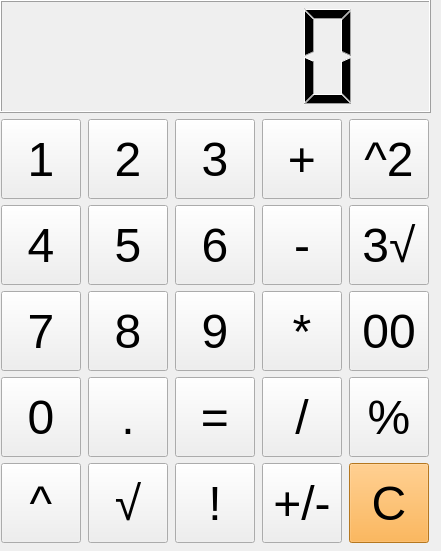
<?xml version="1.0" encoding="UTF-8"?>
<ui version="4.0">
 <class>Calculator</class>
 <widget class="QWidget" name="Calculator">
  <property name="geometry">
   <rect>
    <x>0</x>
    <y>0</y>
    <width>441</width>
    <height>551</height>
   </rect>
  </property>
  <property name="windowTitle">
   <string>Form</string>
  </property>
  <widget class="QWidget" name="layoutWidget">
   <property name="geometry">
    <rect>
     <x>0</x>
     <y>0</y>
     <width>431</width>
     <height>543</height>
    </rect>
   </property>
   <layout class="QVBoxLayout" name="verticalLayout">
    <item>
     <widget class="QLCDNumber" name="table"/>
    </item>
    <item>
     <layout class="QGridLayout" name="gridLayout">
      <item row="3" column="1">
       <widget class="QPushButton" name="btn_dot">
        <property name="minimumSize">
         <size>
          <width>80</width>
          <height>80</height>
         </size>
        </property>
        <property name="maximumSize">
         <size>
          <width>80</width>
          <height>80</height>
         </size>
        </property>
        <property name="font">
         <font>
          <family>Helvetica</family>
          <pointsize>36</pointsize>
         </font>
        </property>
        <property name="text">
         <string>.</string>
        </property>
       </widget>
      </item>
      <item row="2" column="2">
       <widget class="QPushButton" name="btn9">
        <property name="minimumSize">
         <size>
          <width>80</width>
          <height>80</height>
         </size>
        </property>
        <property name="maximumSize">
         <size>
          <width>80</width>
          <height>80</height>
         </size>
        </property>
        <property name="font">
         <font>
          <family>Helvetica</family>
          <pointsize>36</pointsize>
         </font>
        </property>
        <property name="text">
         <string>9</string>
        </property>
        <attribute name="buttonGroup">
         <string notr="true">buttonGroup_digits</string>
        </attribute>
       </widget>
      </item>
      <item row="2" column="4">
       <widget class="QPushButton" name="btn_00">
        <property name="minimumSize">
         <size>
          <width>80</width>
          <height>80</height>
         </size>
        </property>
        <property name="maximumSize">
         <size>
          <width>80</width>
          <height>80</height>
         </size>
        </property>
        <property name="font">
         <font>
          <family>Helvetica</family>
          <pointsize>36</pointsize>
         </font>
        </property>
        <property name="text">
         <string>00</string>
        </property>
       </widget>
      </item>
      <item row="0" column="3">
       <widget class="QPushButton" name="btn_plus">
        <property name="minimumSize">
         <size>
          <width>80</width>
          <height>80</height>
         </size>
        </property>
        <property name="maximumSize">
         <size>
          <width>80</width>
          <height>80</height>
         </size>
        </property>
        <property name="font">
         <font>
          <family>Helvetica</family>
          <pointsize>36</pointsize>
         </font>
        </property>
        <property name="text">
         <string>+</string>
        </property>
        <attribute name="buttonGroup">
         <string notr="true">buttonGroup_binary</string>
        </attribute>
       </widget>
      </item>
      <item row="0" column="1">
       <widget class="QPushButton" name="btn2">
        <property name="minimumSize">
         <size>
          <width>80</width>
          <height>80</height>
         </size>
        </property>
        <property name="maximumSize">
         <size>
          <width>80</width>
          <height>80</height>
         </size>
        </property>
        <property name="font">
         <font>
          <family>Helvetica</family>
          <pointsize>36</pointsize>
         </font>
        </property>
        <property name="text">
         <string>2</string>
        </property>
        <attribute name="buttonGroup">
         <string notr="true">buttonGroup_digits</string>
        </attribute>
       </widget>
      </item>
      <item row="2" column="1">
       <widget class="QPushButton" name="btn8">
        <property name="minimumSize">
         <size>
          <width>80</width>
          <height>80</height>
         </size>
        </property>
        <property name="maximumSize">
         <size>
          <width>80</width>
          <height>80</height>
         </size>
        </property>
        <property name="font">
         <font>
          <family>Helvetica</family>
          <pointsize>36</pointsize>
         </font>
        </property>
        <property name="text">
         <string>8</string>
        </property>
        <attribute name="buttonGroup">
         <string notr="true">buttonGroup_digits</string>
        </attribute>
       </widget>
      </item>
      <item row="3" column="2">
       <widget class="QPushButton" name="btn_eq">
        <property name="minimumSize">
         <size>
          <width>80</width>
          <height>80</height>
         </size>
        </property>
        <property name="maximumSize">
         <size>
          <width>80</width>
          <height>80</height>
         </size>
        </property>
        <property name="font">
         <font>
          <family>Helvetica</family>
          <pointsize>36</pointsize>
         </font>
        </property>
        <property name="text">
         <string>=</string>
        </property>
       </widget>
      </item>
      <item row="3" column="3">
       <widget class="QPushButton" name="btn_div">
        <property name="minimumSize">
         <size>
          <width>80</width>
          <height>80</height>
         </size>
        </property>
        <property name="maximumSize">
         <size>
          <width>80</width>
          <height>80</height>
         </size>
        </property>
        <property name="font">
         <font>
          <family>Helvetica</family>
          <pointsize>36</pointsize>
         </font>
        </property>
        <property name="text">
         <string>/</string>
        </property>
        <attribute name="buttonGroup">
         <string notr="true">buttonGroup_binary</string>
        </attribute>
       </widget>
      </item>
      <item row="3" column="0">
       <widget class="QPushButton" name="btn0">
        <property name="minimumSize">
         <size>
          <width>80</width>
          <height>80</height>
         </size>
        </property>
        <property name="maximumSize">
         <size>
          <width>80</width>
          <height>80</height>
         </size>
        </property>
        <property name="font">
         <font>
          <family>Helvetica</family>
          <pointsize>36</pointsize>
         </font>
        </property>
        <property name="text">
         <string>0</string>
        </property>
        <attribute name="buttonGroup">
         <string notr="true">buttonGroup_digits</string>
        </attribute>
       </widget>
      </item>
      <item row="0" column="0">
       <widget class="QPushButton" name="btn1">
        <property name="minimumSize">
         <size>
          <width>80</width>
          <height>80</height>
         </size>
        </property>
        <property name="maximumSize">
         <size>
          <width>80</width>
          <height>80</height>
         </size>
        </property>
        <property name="font">
         <font>
          <family>Helvetica</family>
          <pointsize>36</pointsize>
         </font>
        </property>
        <property name="text">
         <string>1</string>
        </property>
        <attribute name="buttonGroup">
         <string notr="true">buttonGroup_digits</string>
        </attribute>
       </widget>
      </item>
      <item row="2" column="0">
       <widget class="QPushButton" name="btn7">
        <property name="minimumSize">
         <size>
          <width>80</width>
          <height>80</height>
         </size>
        </property>
        <property name="maximumSize">
         <size>
          <width>80</width>
          <height>80</height>
         </size>
        </property>
        <property name="font">
         <font>
          <family>Helvetica</family>
          <pointsize>36</pointsize>
         </font>
        </property>
        <property name="text">
         <string>7</string>
        </property>
        <attribute name="buttonGroup">
         <string notr="true">buttonGroup_digits</string>
        </attribute>
       </widget>
      </item>
      <item row="0" column="2">
       <widget class="QPushButton" name="btn3">
        <property name="minimumSize">
         <size>
          <width>80</width>
          <height>80</height>
         </size>
        </property>
        <property name="maximumSize">
         <size>
          <width>80</width>
          <height>80</height>
         </size>
        </property>
        <property name="font">
         <font>
          <family>Helvetica</family>
          <pointsize>36</pointsize>
         </font>
        </property>
        <property name="text">
         <string>3</string>
        </property>
        <attribute name="buttonGroup">
         <string notr="true">buttonGroup_digits</string>
        </attribute>
       </widget>
      </item>
      <item row="1" column="0">
       <widget class="QPushButton" name="btn4">
        <property name="minimumSize">
         <size>
          <width>80</width>
          <height>80</height>
         </size>
        </property>
        <property name="maximumSize">
         <size>
          <width>80</width>
          <height>80</height>
         </size>
        </property>
        <property name="font">
         <font>
          <family>Helvetica</family>
          <pointsize>36</pointsize>
         </font>
        </property>
        <property name="text">
         <string>4</string>
        </property>
        <attribute name="buttonGroup">
         <string notr="true">buttonGroup_digits</string>
        </attribute>
       </widget>
      </item>
      <item row="1" column="1">
       <widget class="QPushButton" name="btn5">
        <property name="minimumSize">
         <size>
          <width>80</width>
          <height>80</height>
         </size>
        </property>
        <property name="maximumSize">
         <size>
          <width>80</width>
          <height>80</height>
         </size>
        </property>
        <property name="font">
         <font>
          <family>Helvetica</family>
          <pointsize>36</pointsize>
         </font>
        </property>
        <property name="text">
         <string>5</string>
        </property>
        <attribute name="buttonGroup">
         <string notr="true">buttonGroup_digits</string>
        </attribute>
       </widget>
      </item>
      <item row="2" column="3">
       <widget class="QPushButton" name="btn_mult">
        <property name="minimumSize">
         <size>
          <width>80</width>
          <height>80</height>
         </size>
        </property>
        <property name="maximumSize">
         <size>
          <width>80</width>
          <height>80</height>
         </size>
        </property>
        <property name="font">
         <font>
          <family>Helvetica</family>
          <pointsize>36</pointsize>
         </font>
        </property>
        <property name="text">
         <string>*</string>
        </property>
        <attribute name="buttonGroup">
         <string notr="true">buttonGroup_binary</string>
        </attribute>
       </widget>
      </item>
      <item row="4" column="1">
       <widget class="QPushButton" name="btn_sqrt">
        <property name="minimumSize">
         <size>
          <width>80</width>
          <height>80</height>
         </size>
        </property>
        <property name="maximumSize">
         <size>
          <width>80</width>
          <height>80</height>
         </size>
        </property>
        <property name="font">
         <font>
          <family>Helvetica</family>
          <pointsize>36</pointsize>
         </font>
        </property>
        <property name="text">
         <string>√</string>
        </property>
       </widget>
      </item>
      <item row="1" column="2">
       <widget class="QPushButton" name="btn6">
        <property name="minimumSize">
         <size>
          <width>80</width>
          <height>80</height>
         </size>
        </property>
        <property name="maximumSize">
         <size>
          <width>80</width>
          <height>80</height>
         </size>
        </property>
        <property name="font">
         <font>
          <family>Helvetica</family>
          <pointsize>36</pointsize>
         </font>
        </property>
        <property name="text">
         <string>6</string>
        </property>
        <attribute name="buttonGroup">
         <string notr="true">buttonGroup_digits</string>
        </attribute>
       </widget>
      </item>
      <item row="4" column="0">
       <widget class="QPushButton" name="btn_pow">
        <property name="minimumSize">
         <size>
          <width>80</width>
          <height>80</height>
         </size>
        </property>
        <property name="maximumSize">
         <size>
          <width>80</width>
          <height>80</height>
         </size>
        </property>
        <property name="font">
         <font>
          <family>Helvetica</family>
          <pointsize>36</pointsize>
         </font>
        </property>
        <property name="text">
         <string>^</string>
        </property>
        <attribute name="buttonGroup">
         <string notr="true">buttonGroup_binary</string>
        </attribute>
       </widget>
      </item>
      <item row="1" column="3">
       <widget class="QPushButton" name="btn_minus">
        <property name="minimumSize">
         <size>
          <width>80</width>
          <height>80</height>
         </size>
        </property>
        <property name="maximumSize">
         <size>
          <width>80</width>
          <height>80</height>
         </size>
        </property>
        <property name="font">
         <font>
          <family>Helvetica</family>
          <pointsize>36</pointsize>
         </font>
        </property>
        <property name="text">
         <string>-</string>
        </property>
        <attribute name="buttonGroup">
         <string notr="true">buttonGroup_binary</string>
        </attribute>
       </widget>
      </item>
      <item row="4" column="2">
       <widget class="QPushButton" name="btn_fact">
        <property name="minimumSize">
         <size>
          <width>80</width>
          <height>80</height>
         </size>
        </property>
        <property name="maximumSize">
         <size>
          <width>80</width>
          <height>80</height>
         </size>
        </property>
        <property name="font">
         <font>
          <family>Helvetica</family>
          <pointsize>36</pointsize>
         </font>
        </property>
        <property name="text">
         <string>!</string>
        </property>
       </widget>
      </item>
      <item row="3" column="4">
       <widget class="QPushButton" name="btn_percent">
        <property name="minimumSize">
         <size>
          <width>80</width>
          <height>80</height>
         </size>
        </property>
        <property name="maximumSize">
         <size>
          <width>80</width>
          <height>80</height>
         </size>
        </property>
        <property name="font">
         <font>
          <family>Helvetica</family>
          <pointsize>36</pointsize>
         </font>
        </property>
        <property name="text">
         <string>%</string>
        </property>
       </widget>
      </item>
      <item row="0" column="4">
       <widget class="QPushButton" name="btn_square">
        <property name="minimumSize">
         <size>
          <width>80</width>
          <height>80</height>
         </size>
        </property>
        <property name="maximumSize">
         <size>
          <width>80</width>
          <height>80</height>
         </size>
        </property>
        <property name="font">
         <font>
          <family>Helvetica</family>
          <pointsize>36</pointsize>
         </font>
        </property>
        <property name="text">
         <string>^2</string>
        </property>
       </widget>
      </item>
      <item row="1" column="4">
       <widget class="QPushButton" name="btn_sqrt3">
        <property name="minimumSize">
         <size>
          <width>80</width>
          <height>80</height>
         </size>
        </property>
        <property name="maximumSize">
         <size>
          <width>80</width>
          <height>80</height>
         </size>
        </property>
        <property name="font">
         <font>
          <family>Helvetica</family>
          <pointsize>36</pointsize>
         </font>
        </property>
        <property name="text">
         <string>3√</string>
        </property>
       </widget>
      </item>
      <item row="4" column="3">
       <widget class="QPushButton" name="btn_nega">
        <property name="minimumSize">
         <size>
          <width>80</width>
          <height>80</height>
         </size>
        </property>
        <property name="maximumSize">
         <size>
          <width>80</width>
          <height>80</height>
         </size>
        </property>
        <property name="font">
         <font>
          <family>Helvetica</family>
          <pointsize>36</pointsize>
         </font>
        </property>
        <property name="text">
         <string>+/-</string>
        </property>
       </widget>
      </item>
      <item row="4" column="4">
       <widget class="QPushButton" name="btn_clear">
        <property name="minimumSize">
         <size>
          <width>80</width>
          <height>80</height>
         </size>
        </property>
        <property name="maximumSize">
         <size>
          <width>80</width>
          <height>80</height>
         </size>
        </property>
        <property name="font">
         <font>
          <family>Helvetica</family>
          <pointsize>36</pointsize>
         </font>
        </property>
        <property name="styleSheet">
         <string notr="true">background-color: rgb(254, 166, 43);</string>
        </property>
        <property name="text">
         <string>С</string>
        </property>
       </widget>
      </item>
     </layout>
    </item>
   </layout>
  </widget>
 </widget>
 <resources/>
 <connections/>
 <buttongroups>
  <buttongroup name="buttonGroup_digits"/>
  <buttongroup name="buttonGroup_binary"/>
 </buttongroups>
</ui>
